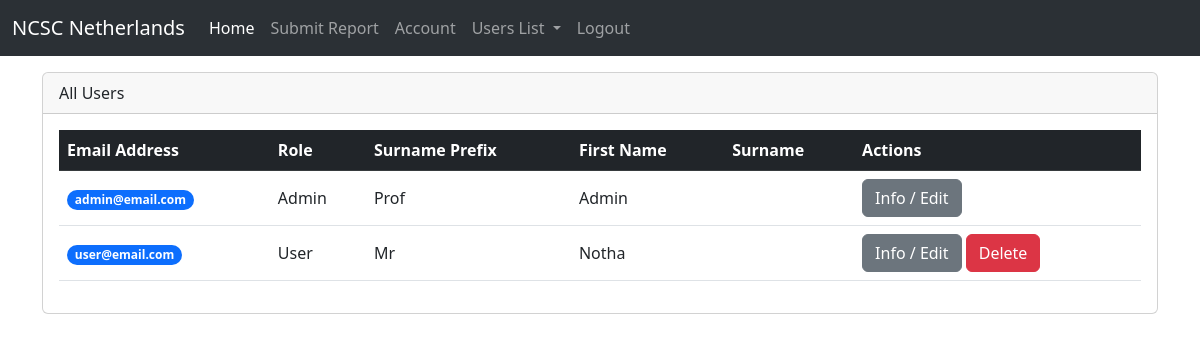
The app's page /listusers/1 (signed in), older data.
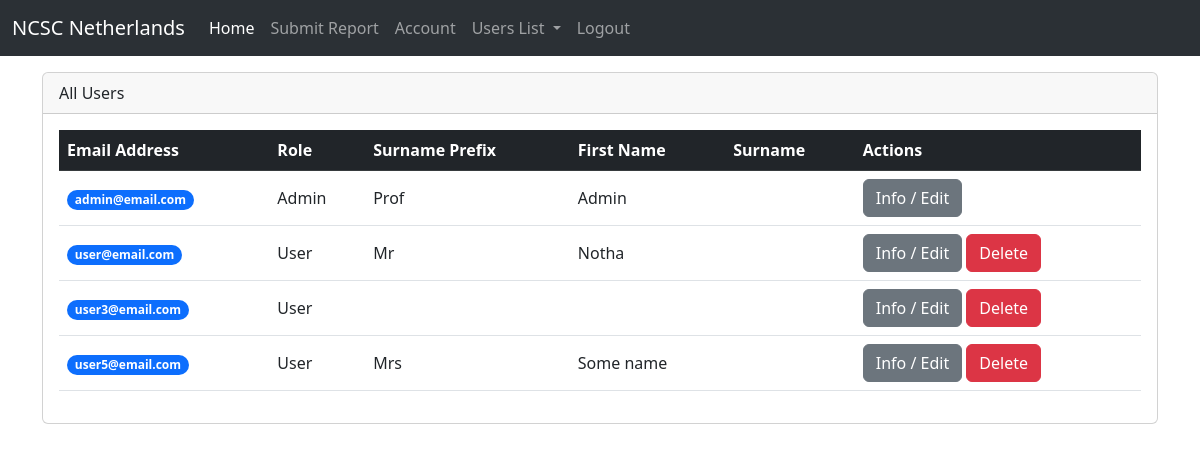
The same page, newer data.
### App.py (models this page shows)
class User(db.Model, UserMixin):
    id = db.Column(db.Integer, primary_key=True)
    first_name = db.Column(db.String)
    surname_prefix = db.Column(db.String)
    surname = db.Column(db.String)
    email = db.Column(db.String, unique=True)
    password = db.Column(db.String)
    phone_number = db.Column(db.String)
    role = db.Column(db.String, default="User")
    is_deleted = db.Column(db.Boolean, default=False)
    enc_key = db.Column(db.String)
    userreports = db.relationship('Report', backref="user", lazy=True)
    usermessages = db.relationship('Message', backref="from_user", lazy=True)

### App.py (the view)
@app.route("/listusers/<int:active>")
@login_required
def allusers(active):
    if current_user.role != "Admin":
        abort(403)
    if active == 1:
        users = db.session.query(User) \
            .where(User.is_deleted==False) \
            .order_by(User.id.asc()).all()
    elif active == 0:
        users = db.session.query(User) \
            .where(User.is_deleted==True) \
            .order_by(User.id.asc()).all()
    else:
        pass
    return render_template("listusers.html", users=users, active=active)

### App.py (called while the page is built)
@login_manager.user_loader
def load_user(user_id):
    return User.query.get(int(user_id))

### templates/listusers.html (shortened to what this page needs)
{% extends 'base.html' %}
{% block body %}
    <div class="container">
        <div class="card">
            <div class="card-header">
                {% if active == 1 %}
                    All Users
                {% elif active == 0 %}
                    Deleted Users
                {% endif %}
            </div>
            <div class="card-body" style="max-height: 30rem;overflow-y: auto;">
                <table class="table">
                    <thead class="table-dark">
                    <tr>
                        <th>Email Address</th>
                        <th>Role</th>
                        {% if active == 1 %}
                            <th>Surname Prefix</th>
                            <th>First Name</th>
                            <th>Surname</th>
                            <th>Actions</th>
                        {% elif active == 0 %}
                            <th>Status</th>
                            <th>Actions</th>
                        {% endif %}
                    </tr>
                    </thead>
                    <tbody>
                    {% for user in users %}
                        <tr>
                            <td class="align-middle">
                                <a href="{{ url_for('getaccount', email=user.email) }}"
                                   class="badge rounded-pill bg-primary text-decoration-none">{{ user.email }}</a>
                            </td>
                            <td class="align-middle">{{ user.role }}</td>
                            {% if active == 1 %}
                                <td class="align-middle">{{ user.surname_prefix }}</td>
                                <td class="align-middle">{{ user.first_name }}</td>
                                <td class="align-middle">{{ user.surname }}</td>
                                <td class="align-middle">
                                    <a href="{{ url_for('getaccount', email=user.email) }}" class="btn btn-secondary">Info
                                        /
                                        Edit</a>
                                    {% if user.id != 1 %}
                                        <button type="button" class="btn btn-danger delete-account-btn"
                                                data-toggle="modal"
                                                data-target="#confirm-delete-modal-{{ user.id }}">Delete
                                        </button>
                                    {% endif %}
                                </td>
                            {% elif active == 0 %}
                                <td class="align-middle"><span class="badge bg-danger">Deleted Account</span></td>
                                <td class="align-middle">
                                    <a href="{{ url_for('getaccount', email=user.email) }}" class="btn btn-secondary">Info</a>
                                </td>
                            {% endif %}
                        </tr>
                    {% endfor %}
                </table>
            </div>
        </div>
    </div>
{% endblock %}

### templates/base.html (shortened to what this page needs)
<!DOCTYPE html>
<html lang="en">
<head>
    {% block head %}
        <link href="https://cdn.jsdelivr.net/npm/bootstrap@5.3.0-alpha2/dist/css/bootstrap.min.css" rel="stylesheet"
>
    {% endblock %}
</head>
<body>
<nav class="navbar navbar-expand-lg bg-body-tertiary" data-bs-theme="dark">
    <div class="container-fluid">
        <a class="navbar-brand" href="{{ url_for('index') }}">NCSC Netherlands</a>
        <div class="collapse navbar-collapse" id="navbarSupportedContent">
            <ul class="navbar-nav me-auto mb-2 mb-lg-0">
                {% if not current_user.is_authenticated %}
                    <li class="nav-item">
                        <a class="nav-link active" aria-current="page" href="{{ url_for('index') }}">Home</a>
                    </li>
                    <li class="nav-item">
                        <a class="nav-link" href="{{ url_for('login') }}">Login</a>
                    </li>
                    <li class="nav-item">
                        <a class="nav-link" href="{{ url_for('register') }}">Register</a>
                    </li>
                {% else %}
                    <li class="nav-item">
                        <a class="nav-link active" aria-current="page" href="{{ url_for('index') }}">Home</a>
                    </li>
                    <li class="nav-item">
                        <a class="nav-link" href="{{ url_for('submitreport') }}">Submit Report</a>
                    </li>
                    <li class="nav-item">
                        <a class="nav-link" href="{{ url_for('getaccount', email=current_user.email) }}">Account</a>
                    </li>
                    {% if current_user.role=="Admin" %}
                        <li class="nav-item dropdown">
                            <a class="nav-link dropdown-toggle" href="#" id="navbarDropdown" role="button"
                               data-bs-toggle="dropdown" aria-expanded="true">
                                Users List
                            </a>
                        </li>
                    {% endif %}
                    <li class="nav-item">
                        <a class="nav-link" href="{{ url_for('logout') }}">Logout</a>
                    </li>
                {% endif %}
            </ul>
        </div>
    </div>
</nav>
{% block body %} {% endblock %}
</body>
</html>

### templates/base.html (style rules this page uses)
html, body { scroll-behavior: smooth; }

Row changes from the older to the newer data that the page shows:
added User: email "user3@email.com", role "User"
added User: email "user5@email.com", role "User", surname_prefix "Mrs", first_name "Some name"
